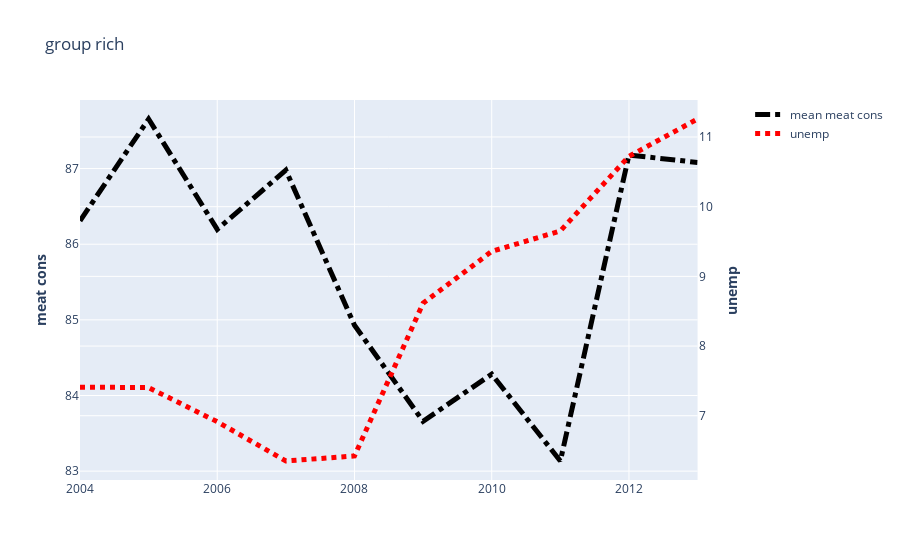

Here is the notebook cell this chart was saved with:
### Markdown cell above
As we can see it seems that it's inversely correlated. Let's see if it's the same with richer countries:

### Code cell
fkmg2 = go.Figure()

fkmg2 = make_subplots(rows=1, cols=1, specs=[[{"secondary_y": True}]]) 

fkmg2.add_trace(go.Scatter(y = df_meat[g2s[0]].mean(axis=1), x=[2004+i for i in range(10)], mode='lines', name='mean meat cons', line=dict(color='black', width=5, dash='dashdot')))
fkmg2.add_trace(go.Scatter(y = df_unemp[g2s[0]].mean(axis=1)[6:16], x=[2004+i for i in range(10)], mode='lines', name='unemp', line=dict(color='red', width=5, dash='dot')), secondary_y=True)
    
fkmg2.update_yaxes(title_text="<b>meat cons", secondary_y=False)
fkmg2.update_yaxes(title_text="<b>unemp", secondary_y=True)

fkmg2.update_layout(title="group rich")
    
fkmg2.show()

### Figure 1 — Plotly figure (JSON) as saved in the notebook; plotly's stock layout.template omitted (floating-point values rounded to 4 significant figures)
{"data": [{"line": {"color": "black", "dash": "dashdot", "width": 5}, "mode": "lines", "name": "mean meat cons", "type": "scatter", "x": [2004, 2005, 2006, 2007, 2008, 2009, 2010, 2011, 2012, 2013], "y": [86.31, 87.66, 86.2, 86.98, 84.93, 83.66, 84.28, 83.13, 87.18, 87.08]}, {"line": {"color": "red", "dash": "dot", "width": 5}, "mode": "lines", "name": "unemp", "type": "scatter", "x": [2004, 2005, 2006, 2007, 2008, 2009, 2010, 2011, 2012, 2013], "xaxis": "x", "y": [7.41, 7.404, 6.914, 6.35, 6.422, 8.615, 9.358, 9.652, 10.72, 11.26], "yaxis": "y2"}], "layout": {"autosize": true, "title": {"text": "group rich"}, "xaxis": {"anchor": "y", "autorange": true, "domain": [0, 0.94], "range": [2004, 2013], "type": "linear"}, "yaxis": {"anchor": "x", "autorange": true, "domain": [0, 1], "range": [82.88, 87.91], "title": {"text": "<b>meat cons"}, "type": "linear"}, "yaxis2": {"anchor": "x", "autorange": true, "overlaying": "y", "range": [6.078, 11.53], "side": "right", "title": {"text": "<b>unemp"}, "type": "linear"}}}
